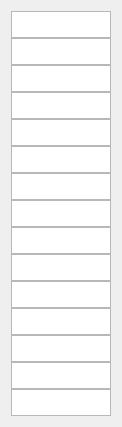
     <widget class="QWidget" name="layoutWidget">
      <property name="geometry">
       <rect>
        <x>11</x>
        <y>11</y>
        <width>102</width>
        <height>407</height>
       </rect>
      </property>
      <layout class="QVBoxLayout" name="verticalLayout_2">
       <property name="spacing">
        <number>0</number>
       </property>
       <property name="sizeConstraint">
        <enum>QLayout::SetDefaultConstraint</enum>
       </property>
       <item>
        <widget class="QPlainTextEdit" name="zakl_number">
         <property name="minimumSize">
          <size>
           <width>100</width>
           <height>27</height>
          </size>
         </property>
         <property name="maximumSize">
          <size>
           <width>100</width>
           <height>27</height>
          </size>
         </property>
         <property name="font">
          <font>
           <family>Times New Roman</family>
           <pointsize>10</pointsize>
          </font>
         </property>
         <property name="layoutDirection">
          <enum>Qt::LeftToRight</enum>
         </property>
         <property name="plainText">
          <string/>
         </property>
         <property name="overwriteMode">
          <bool>false</bool>
         </property>
         <property name="placeholderText">
          <string>Заключение №</string>
         </property>
        </widget>
       </item>
       <item>
        <widget class="QPlainTextEdit" name="reg_number">
         <property name="minimumSize">
          <size>
           <width>100</width>
           <height>27</height>
          </size>
         </property>
         <property name="maximumSize">
          <size>
           <width>100</width>
           <height>27</height>
          </size>
         </property>
         <property name="font">
          <font>
           <family>Times New Roman</family>
           <pointsize>10</pointsize>
          </font>
         </property>
         <property name="layoutDirection">
          <enum>Qt::LeftToRight</enum>
         </property>
         <property name="plainText">
          <string/>
         </property>
         <property name="overwriteMode">
          <bool>false</bool>
         </property>
         <property name="placeholderText">
          <string>Рег/уч №</string>
         </property>
        </widget>
       </item>
       <item>
        <widget class="QPlainTextEdit" name="gost">
         <property name="minimumSize">
          <size>
           <width>100</width>
           <height>27</height>
          </size>
         </property>
         <property name="maximumSize">
          <size>
           <width>100</width>
           <height>27</height>
          </size>
         </property>
         <property name="font">
          <font>
           <family>Times New Roman</family>
           <pointsize>10</pointsize>
          </font>
         </property>
         <property name="layoutDirection">
          <enum>Qt::LeftToRight</enum>
         </property>
         <property name="plainText">
          <string/>
         </property>
         <property name="overwriteMode">
          <bool>false</bool>
         </property>
         <property name="placeholderText">
          <string>ГОСТ №</string>
         </property>
        </widget>
       </item>
       <item>
        <widget class="QPlainTextEdit" name="g_vvod">
         <property name="minimumSize">
          <size>
           <width>100</width>
           <height>27</height>
          </size>
         </property>
         <property name="maximumSize">
          <size>
           <width>100</width>
           <height>27</height>
          </size>
         </property>
         <property name="font">
          <font>
           <family>Times New Roman</family>
           <pointsize>10</pointsize>
          </font>
         </property>
         <property name="layoutDirection">
          <enum>Qt::LeftToRight</enum>
         </property>
         <property name="plainText">
          <string/>
         </property>
         <property name="overwriteMode">
          <bool>false</bool>
         </property>
         <property name="placeholderText">
          <string>Ввод в экспл.</string>
         </property>
        </widget>
       </item>
       <item>
        <widget class="QPlainTextEdit" name="dataZakl">
         <property name="minimumSize">
          <size>
           <width>100</width>
           <height>27</height>
          </size>
         </property>
         <property name="maximumSize">
          <size>
           <width>100</width>
           <height>27</height>
          </size>
         </property>
         <property name="font">
          <font>
           <family>Times New Roman</family>
           <pointsize>10</pointsize>
          </font>
         </property>
         <property name="layoutDirection">
          <enum>Qt::LeftToRight</enum>
         </property>
         <property name="plainText">
          <string/>
         </property>
         <property name="overwriteMode">
          <bool>false</bool>
         </property>
         <property name="placeholderText">
          <string>Дата закл.</string>
         </property>
        </widget>
       </item>
       <item>
        <widget class="QPlainTextEdit" name="yearsOfExpluatation">
         <property name="minimumSize">
          <size>
           <width>100</width>
           <height>27</height>
          </size>
         </property>
         <property name="maximumSize">
          <size>
           <width>100</width>
           <height>27</height>
          </size>
         </property>
         <property name="font">
          <font>
           <family>Times New Roman</family>
           <pointsize>10</pointsize>
          </font>
         </property>
         <property name="layoutDirection">
          <enum>Qt::LeftToRight</enum>
         </property>
         <property name="plainText">
          <string/>
         </property>
         <property name="overwriteMode">
          <bool>false</bool>
         </property>
         <property name="placeholderText">
          <string>Срок экспл.</string>
         </property>
        </widget>
       </item>
       <item>
        <widget class="QPlainTextEdit" name="chertezh">
         <property name="minimumSize">
          <size>
           <width>100</width>
           <height>27</height>
          </size>
         </property>
         <property name="maximumSize">
          <size>
           <width>100</width>
           <height>27</height>
          </size>
         </property>
         <property name="font">
          <font>
           <family>Times New Roman</family>
           <pointsize>10</pointsize>
          </font>
         </property>
         <property name="layoutDirection">
          <enum>Qt::LeftToRight</enum>
         </property>
         <property name="plainText">
          <string/>
         </property>
         <property name="overwriteMode">
          <bool>false</bool>
         </property>
         <property name="placeholderText">
          <string>чертёж №</string>
         </property>
        </widget>
       </item>
       <item>
        <widget class="QPlainTextEdit" name="p_rasch">
         <property name="minimumSize">
          <size>
           <width>100</width>
           <height>27</height>
          </size>
         </property>
         <property name="maximumSize">
          <size>
           <width>100</width>
           <height>27</height>
          </size>
         </property>
         <property name="font">
          <font>
           <family>Times New Roman</family>
           <pointsize>10</pointsize>
          </font>
         </property>
         <property name="layoutDirection">
          <enum>Qt::LeftToRight</enum>
         </property>
         <property name="plainText">
          <string/>
         </property>
         <property name="overwriteMode">
          <bool>false</bool>
         </property>
         <property name="placeholderText">
          <string>Ррасч, кгс/см2</string>
         </property>
        </widget>
       </item>
       <item>
        <widget class="QPlainTextEdit" name="p_rab">
         <property name="minimumSize">
          <size>
           <width>100</width>
           <height>27</height>
          </size>
         </property>
         <property name="maximumSize">
          <size>
           <width>100</width>
           <height>27</height>
          </size>
         </property>
         <property name="font">
          <font>
           <family>Times New Roman</family>
           <pointsize>10</pointsize>
          </font>
         </property>
         <property name="layoutDirection">
          <enum>Qt::LeftToRight</enum>
         </property>
         <property name="plainText">
          <string/>
         </property>
         <property name="overwriteMode">
          <bool>false</bool>
         </property>
         <property name="placeholderText">
          <string>Рраб, кгс/см2</string>
         </property>
        </widget>
       </item>
       <item>
        <widget class="QPlainTextEdit" name="s_isp">
         <property name="minimumSize">
          <size>
           <width>100</width>
           <height>27</height>
          </size>
         </property>
         <property name="maximumSize">
          <size>
           <width>100</width>
           <height>27</height>
          </size>
         </property>
         <property name="font">
          <font>
           <family>Times New Roman</family>
           <pointsize>10</pointsize>
          </font>
         </property>
         <property name="layoutDirection">
          <enum>Qt::LeftToRight</enum>
         </property>
         <property name="plainText">
          <string/>
         </property>
         <property name="overwriteMode">
          <bool>false</bool>
         </property>
         <property name="placeholderText">
          <string>S-исп, мм</string>
         </property>
        </widget>
       </item>
       <item>
        <widget class="QPlainTextEdit" name="length">
         <property name="minimumSize">
          <size>
           <width>100</width>
           <height>27</height>
          </size>
         </property>
         <property name="maximumSize">
          <size>
           <width>100</width>
           <height>27</height>
          </size>
         </property>
         <property name="font">
          <font>
           <family>Times New Roman</family>
           <pointsize>10</pointsize>
          </font>
         </property>
         <property name="layoutDirection">
          <enum>Qt::LeftToRight</enum>
         </property>
         <property name="plainText">
          <string/>
         </property>
         <property name="overwriteMode">
          <bool>false</bool>
         </property>
         <property name="placeholderText">
          <string>Длина, мм</string>
         </property>
        </widget>
       </item>
       <item>
        <widget class="QPlainTextEdit" name="d_nar">
         <property name="minimumSize">
          <size>
           <width>100</width>
           <height>27</height>
          </size>
         </property>
         <property name="maximumSize">
          <size>
           <width>100</width>
           <height>27</height>
          </size>
         </property>
         <property name="font">
          <font>
           <family>Times New Roman</family>
           <pointsize>10</pointsize>
          </font>
         </property>
         <property name="layoutDirection">
          <enum>Qt::LeftToRight</enum>
         </property>
         <property name="plainText">
          <string/>
         </property>
         <property name="overwriteMode">
          <bool>false</bool>
         </property>
         <property name="placeholderText">
          <string>Dнар, мм</string>
         </property>
        </widget>
       </item>
       <item>
        <widget class="QPlainTextEdit" name="d_min">
         <property name="minimumSize">
          <size>
           <width>100</width>
           <height>27</height>
          </size>
         </property>
         <property name="maximumSize">
          <size>
           <width>100</width>
           <height>27</height>
          </size>
         </property>
         <property name="font">
          <font>
           <family>Times New Roman</family>
           <pointsize>10</pointsize>
          </font>
         </property>
         <property name="layoutDirection">
          <enum>Qt::LeftToRight</enum>
         </property>
         <property name="plainText">
          <string/>
         </property>
         <property name="overwriteMode">
          <bool>false</bool>
         </property>
         <property name="placeholderText">
          <string>Dmin, мм</string>
         </property>
        </widget>
       </item>
       <item>
        <widget class="QPlainTextEdit" name="d_max">
         <property name="minimumSize">
          <size>
           <width>100</width>
           <height>27</height>
          </size>
         </property>
         <property name="maximumSize">
          <size>
           <width>100</width>
           <height>27</height>
          </size>
         </property>
         <property name="font">
          <font>
           <family>Times New Roman</family>
           <pointsize>10</pointsize>
          </font>
         </property>
         <property name="layoutDirection">
          <enum>Qt::LeftToRight</enum>
         </property>
         <property name="plainText">
          <string/>
         </property>
         <property name="overwriteMode">
          <bool>false</bool>
         </property>
         <property name="placeholderText">
          <string>Dmax, мм</string>
         </property>
        </widget>
       </item>
       <item>
        <widget class="QPlainTextEdit" name="volume">
         <property name="minimumSize">
          <size>
           <width>100</width>
           <height>27</height>
          </size>
         </property>
         <property name="maximumSize">
          <size>
           <width>100</width>
           <height>27</height>
          </size>
         </property>
         <property name="font">
          <font>
           <family>Times New Roman</family>
           <pointsize>10</pointsize>
          </font>
         </property>
         <property name="layoutDirection">
          <enum>Qt::LeftToRight</enum>
         </property>
         <property name="plainText">
          <string/>
         </property>
         <property name="overwriteMode">
          <bool>false</bool>
         </property>
         <property name="placeholderText">
          <string>V-объём, л</string>
         </property>
        </widget>
       </item>
      </layout>
     </widget>
